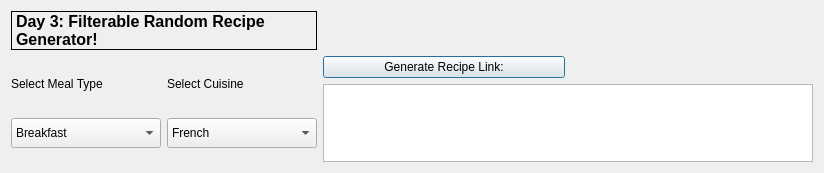
<?xml version="1.0" encoding="UTF-8"?>
<ui version="4.0">
 <class>Day3Window</class>
 <widget class="QDialog" name="Day3Window">
  <property name="geometry">
   <rect>
    <x>0</x>
    <y>0</y>
    <width>824</width>
    <height>173</height>
   </rect>
  </property>
  <property name="windowTitle">
   <string>Dialog</string>
  </property>
  <layout class="QGridLayout" name="gridLayout_3">
   <item row="0" column="0">
    <layout class="QGridLayout" name="gridLayout_2">
     <item row="0" column="0" colspan="2">
      <widget class="QLabel" name="day3_title_label">
       <property name="maximumSize">
        <size>
         <width>16777215</width>
         <height>50</height>
        </size>
       </property>
       <property name="font">
        <font>
         <pointsize>12</pointsize>
         <bold>true</bold>
        </font>
       </property>
       <property name="frameShape">
        <enum>QFrame::Box</enum>
       </property>
       <property name="text">
        <string>Day 3: Filterable Random Recipe Generator!</string>
       </property>
       <property name="wordWrap">
        <bool>true</bool>
       </property>
      </widget>
     </item>
     <item row="1" column="0">
      <layout class="QVBoxLayout" name="verticalLayout">
       <item>
        <widget class="QLabel" name="mealtype_label">
         <property name="maximumSize">
          <size>
           <width>150</width>
           <height>30</height>
          </size>
         </property>
         <property name="text">
          <string>Select Meal Type</string>
         </property>
        </widget>
       </item>
       <item>
        <widget class="QComboBox" name="mealtype_box">
         <property name="maximumSize">
          <size>
           <width>150</width>
           <height>30</height>
          </size>
         </property>
         <item>
          <property name="text">
           <string>Breakfast</string>
          </property>
         </item>
         <item>
          <property name="text">
           <string>Lunch</string>
          </property>
         </item>
         <item>
          <property name="text">
           <string>Dinner</string>
          </property>
         </item>
         <item>
          <property name="text">
           <string>Dessert</string>
          </property>
         </item>
        </widget>
       </item>
      </layout>
     </item>
     <item row="1" column="1">
      <layout class="QVBoxLayout" name="verticalLayout_2">
       <item>
        <widget class="QLabel" name="cuisinetype_label">
         <property name="maximumSize">
          <size>
           <width>150</width>
           <height>30</height>
          </size>
         </property>
         <property name="text">
          <string>Select Cuisine</string>
         </property>
        </widget>
       </item>
       <item>
        <widget class="QComboBox" name="cuisinetype_box">
         <property name="maximumSize">
          <size>
           <width>150</width>
           <height>30</height>
          </size>
         </property>
         <item>
          <property name="text">
           <string>French</string>
          </property>
         </item>
         <item>
          <property name="text">
           <string>Japanese</string>
          </property>
         </item>
         <item>
          <property name="text">
           <string>Thai</string>
          </property>
         </item>
         <item>
          <property name="text">
           <string>Indian</string>
          </property>
         </item>
         <item>
          <property name="text">
           <string>Mexican</string>
          </property>
         </item>
         <item>
          <property name="text">
           <string>Canadian</string>
          </property>
         </item>
         <item>
          <property name="text">
           <string>Italian</string>
          </property>
         </item>
         <item>
          <property name="text">
           <string>Chinese</string>
          </property>
         </item>
        </widget>
       </item>
      </layout>
     </item>
     <item row="1" column="2">
      <layout class="QGridLayout" name="gridLayout">
       <item row="0" column="0">
        <widget class="QPushButton" name="generaterecipe_button">
         <property name="text">
          <string>Generate Recipe Link:</string>
         </property>
        </widget>
       </item>
       <item row="0" column="1">
        <spacer name="verticalSpacer">
         <property name="orientation">
          <enum>Qt::Vertical</enum>
         </property>
         <property name="sizeHint" stdset="0">
          <size>
           <width>20</width>
           <height>40</height>
          </size>
         </property>
        </spacer>
       </item>
       <item row="1" column="0" colspan="2">
        <widget class="QTextEdit" name="recipe_textedit"/>
       </item>
      </layout>
     </item>
    </layout>
   </item>
  </layout>
 </widget>
 <resources/>
 <connections/>
</ui>
